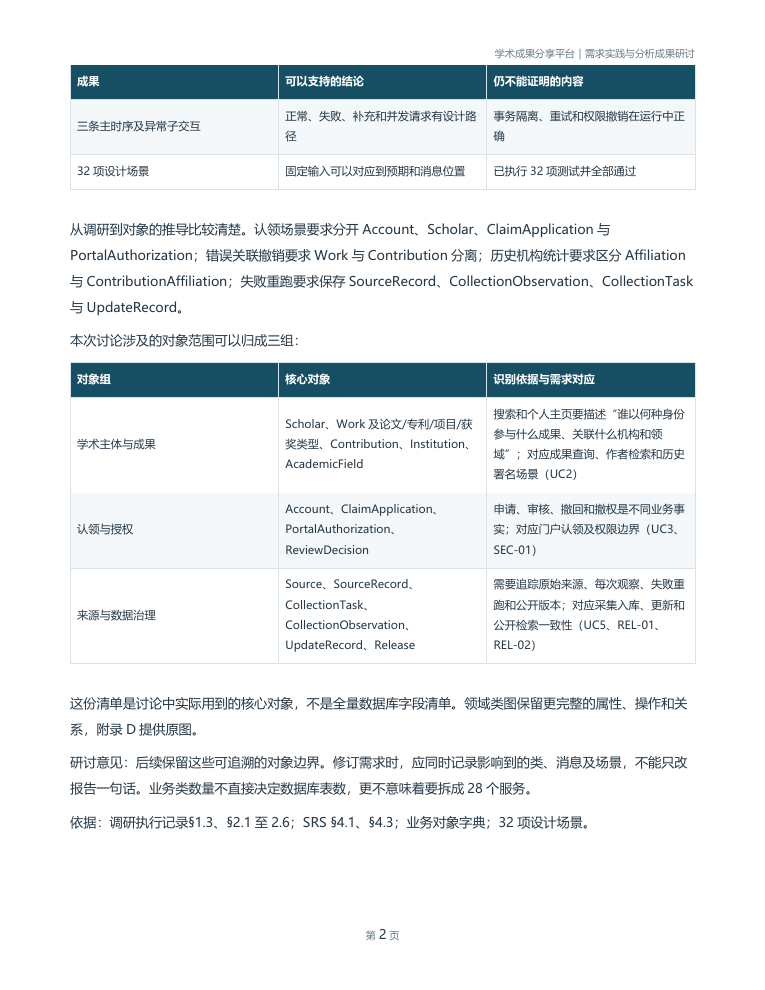
#> input picture .report-build/seminar/page-final-02.png, 765 x 990 px; its folder holds only this picture in this run
$ python contact_final.py
#> lines starting #> are read from the running program, lines starting #| are printed output that depends on the picture
from pathlib import Path
from PIL import Image, ImageDraw
p=Path('.report-build/seminar'); fs=sorted(p.glob('page-final-*.png')); ts=[]
for f in fs:
 im=Image.open(f).convert('RGB'); im.thumbnail((306,396)); c=Image.new('RGB',(320,424),'white'); c.paste(im,((320-im.width)//2,10)); ImageDraw.Draw(c).text((8,402),f.stem,fill='black'); ts.append(c)
#> further down, im is the input picture: PIL image 765x990 RGB; mean R, G, B 233.1, 237.2, 239.1
#> after `im.thumbnail((306, 396))`:
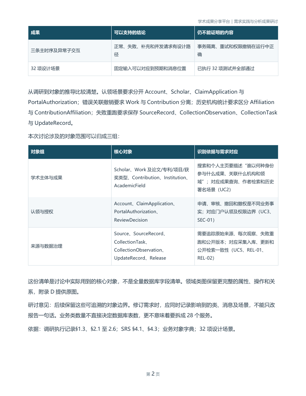
#> im: PIL image 306x396 RGB; mean R, G, B 232.9, 237.1, 239
#> after `c = Image.new('RGB', (320, 424), 'white')`: c: PIL image 320x424 RGB; every value is 255
#> after `c.paste(im, ((320 - im.width) // 2, 10))`:
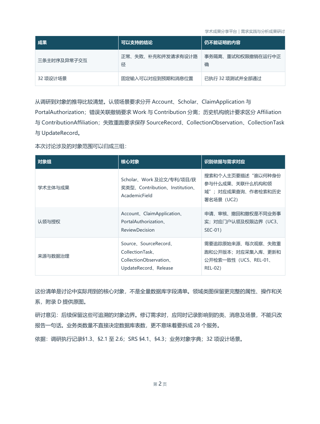
#> c: PIL image 320x424 RGB; mean R, G, B 235.2, 239, 240.7
for batchno,start in enumerate(range(0,len(ts),9),1):
 sh=Image.new('RGB',(960,1272),(220,225,230))
 for j,x in enumerate(ts[start:start+9]): sh.paste(x,((j%3)*320,(j//3)*424))
 sh.save(p/f'contact-final-{batchno}.png')
#> this loop made 1 pass
#> (batchno, start) on pass 1: (1, 0)
#> pass 1, `sh=Image.new('RGB',(960,1272),(220,225,230))`:
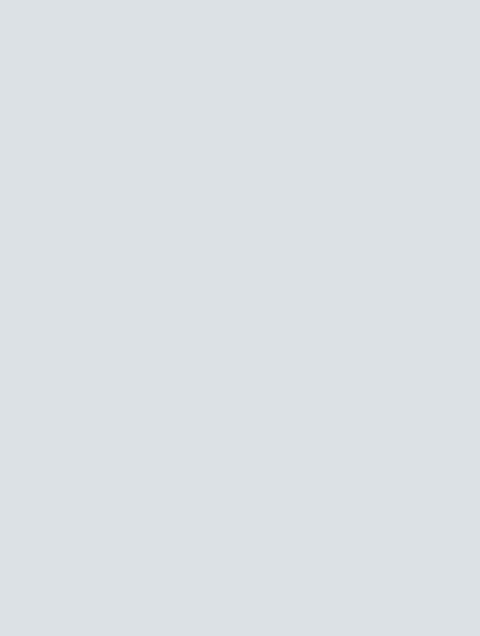
#> sh: PIL image 960x1272 RGB (shown at 1/2 size); mean R, G, B 220, 225, 230
#> pass 1, `sh.save(p/f'contact-final-{batchno}.png')`:
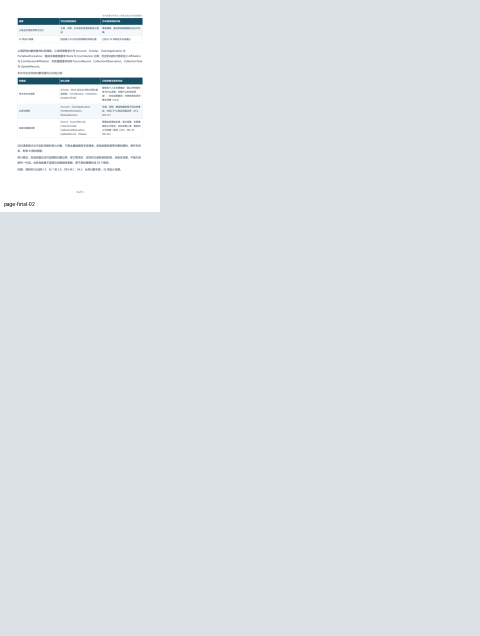
#> saved as contact-final-1.png: PIL image 960x1272 RGB (shown at 1/2 size); mean R, G, B 221.7, 226.5, 231.2
print('pages',len(fs))

$ run again, on .report-build/seminar/page-final-07.png
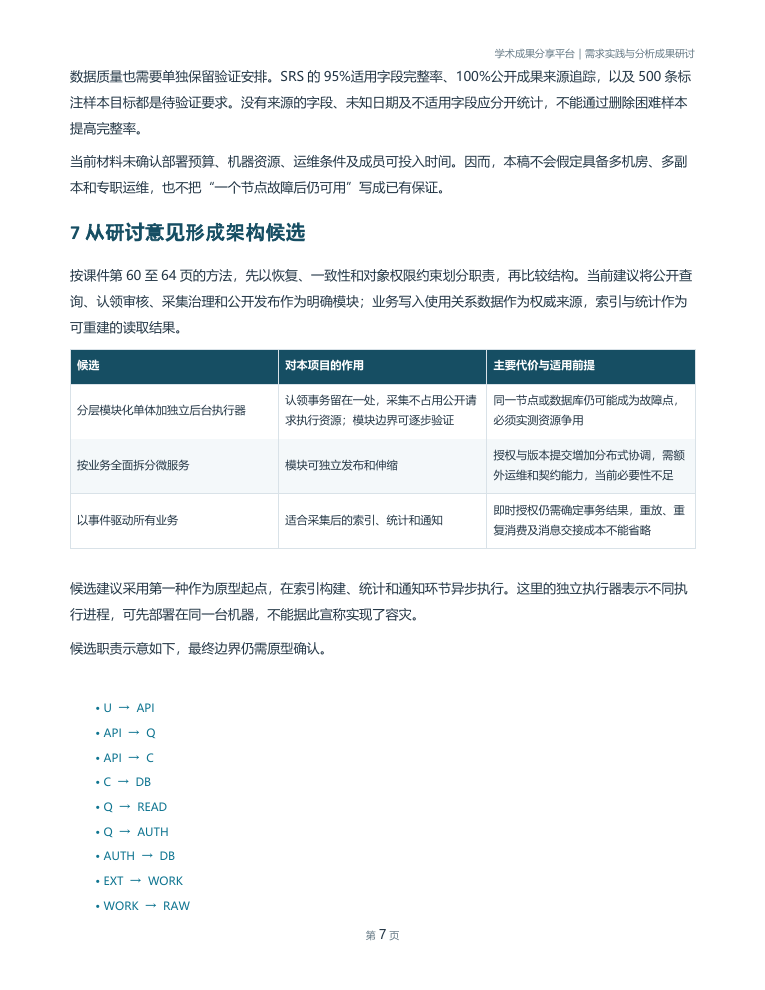
#> input picture .report-build/seminar/page-final-07.png, 765 x 990 px
#> im is the input picture: PIL image 765x990 RGB; mean R, G, B 239.7, 242.4, 243.6
#> im: PIL image 306x396 RGB
#> c: PIL image 320x424 RGB; every value is 255
#> `c.paste(im, ((320 - im.width) // 2, 10))`:
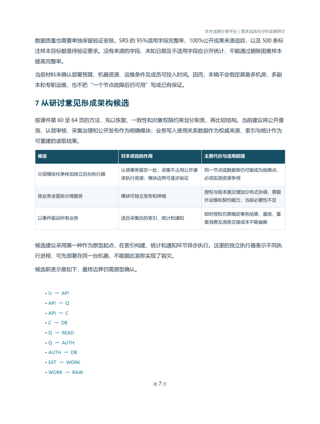
#> c: PIL image 320x424 RGB; mean R, G, B 241.2, 243.6, 244.7
#> the loop `for batchno,start in enumerate(range(0,len(ts),9),1):` made 1 pass
#> (batchno, start) on pass 1: (1, 0)
#> pass 1, `sh.save(p/f'contact-final-{batchno}.png')`:
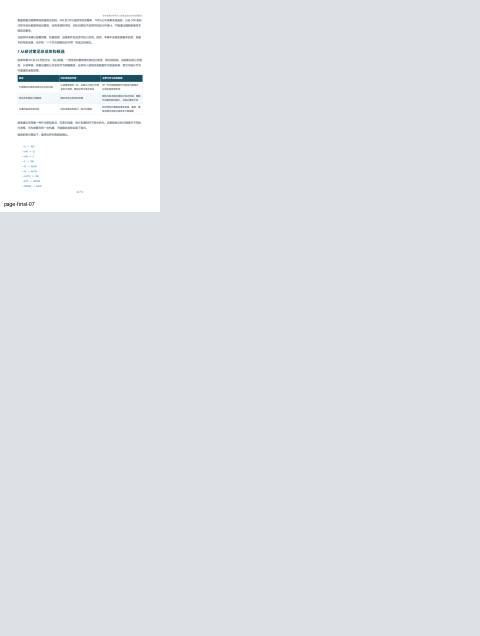
#> saved as contact-final-1.png: PIL image 960x1272 RGB (shown at 1/2 size); mean R, G, B 222.3, 227, 231.6

$ run again, on .report-build/seminar/page-final-08.png
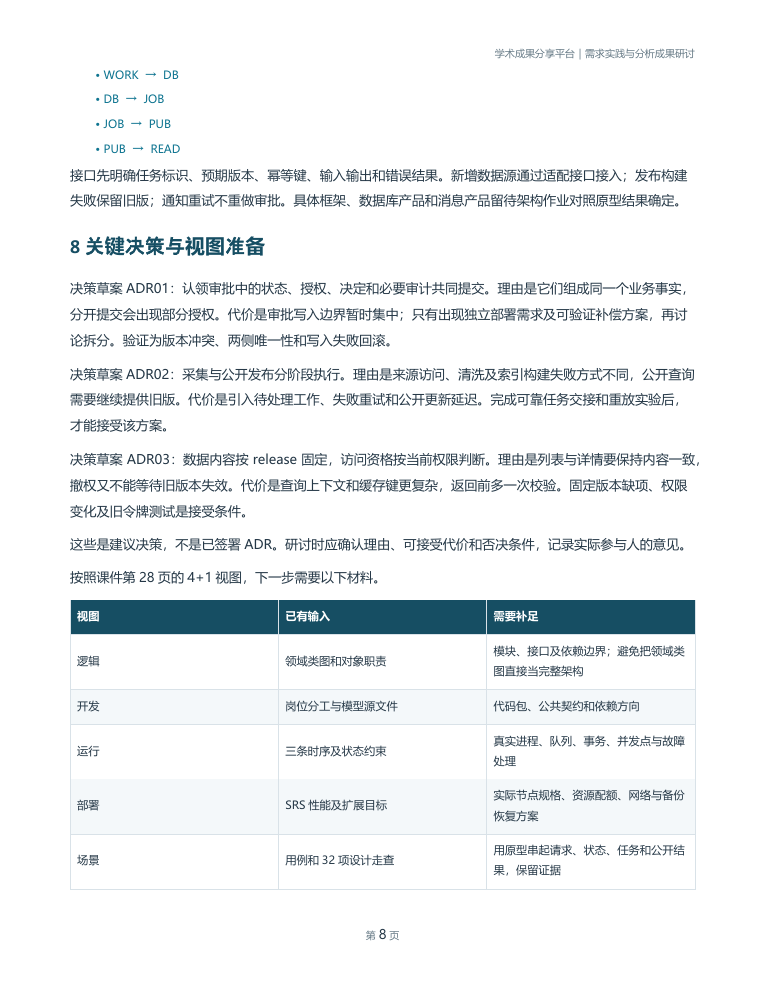
#> input picture .report-build/seminar/page-final-08.png, 765 x 990 px
#> im is the input picture: PIL image 765x990 RGB; mean R, G, B 238, 240.8, 242.2
#> im: PIL image 306x396 RGB
#> c: PIL image 320x424 RGB; every value is 255
#> `c.paste(im, ((320 - im.width) // 2, 10))`:
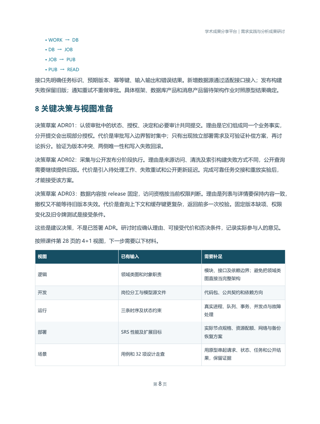
#> c: PIL image 320x424 RGB; mean R, G, B 239.6, 242.1, 243.4
#> the loop `for batchno,start in enumerate(range(0,len(ts),9),1):` made 1 pass
#> (batchno, start) on pass 1: (1, 0)
#> pass 1, `sh.save(p/f'contact-final-{batchno}.png')`:
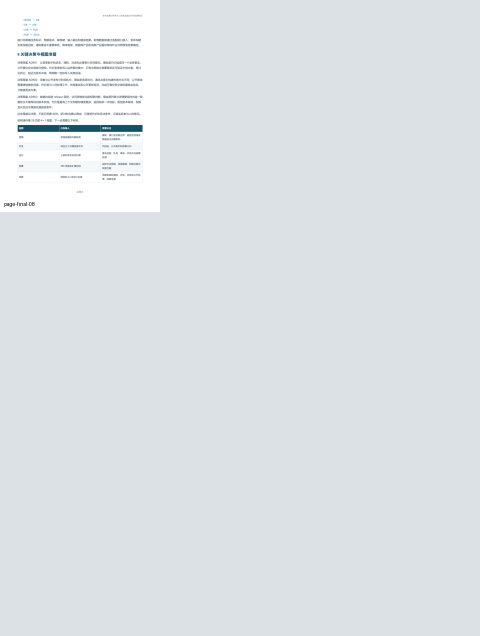
#> saved as contact-final-1.png: PIL image 960x1272 RGB (shown at 1/2 size); mean R, G, B 222.1, 226.9, 231.5

$ run again, on .report-build/seminar/page-final-09.png
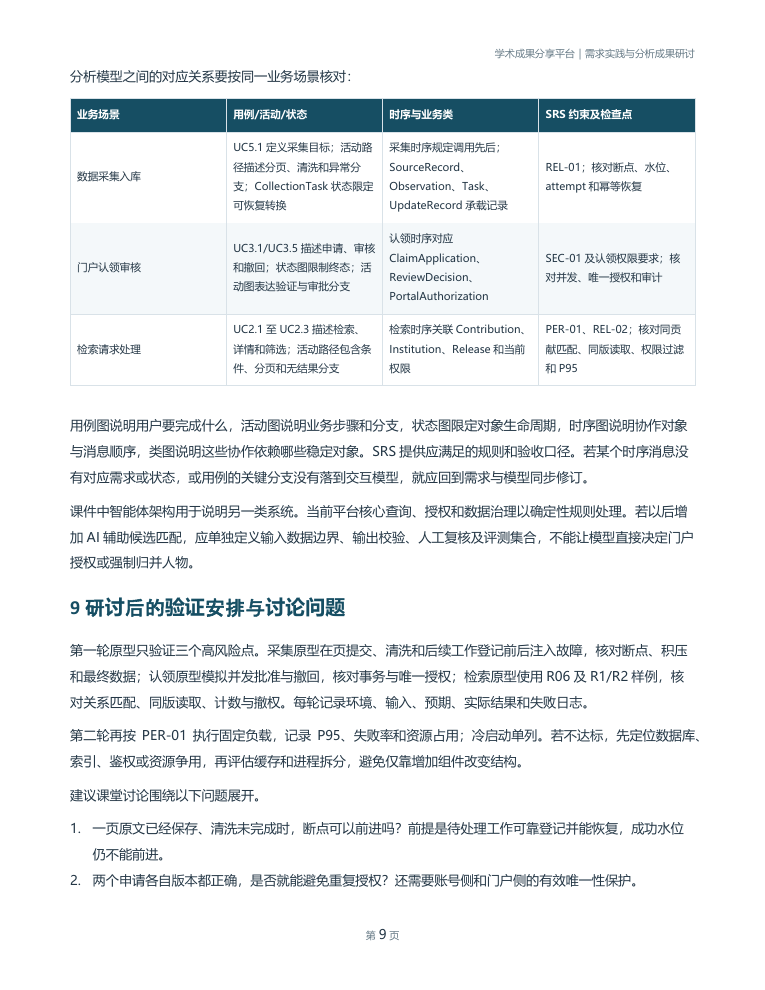
#> input picture .report-build/seminar/page-final-09.png, 765 x 990 px
#> im is the input picture: PIL image 765x990 RGB; mean R, G, B 236.1, 239, 240.5
#> im: PIL image 306x396 RGB
#> c: PIL image 320x424 RGB; every value is 255
#> `c.paste(im, ((320 - im.width) // 2, 10))`:
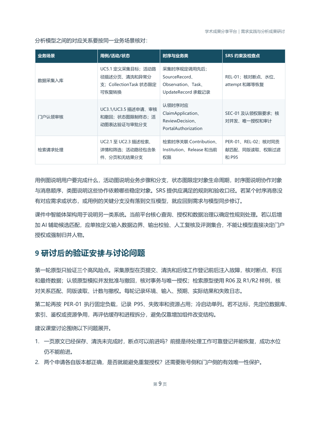
#> c: PIL image 320x424 RGB; mean R, G, B 237.9, 240.5, 241.9
#> the loop `for batchno,start in enumerate(range(0,len(ts),9),1):` made 1 pass
#> (batchno, start) on pass 1: (1, 0)
#> pass 1, `sh.save(p/f'contact-final-{batchno}.png')`:
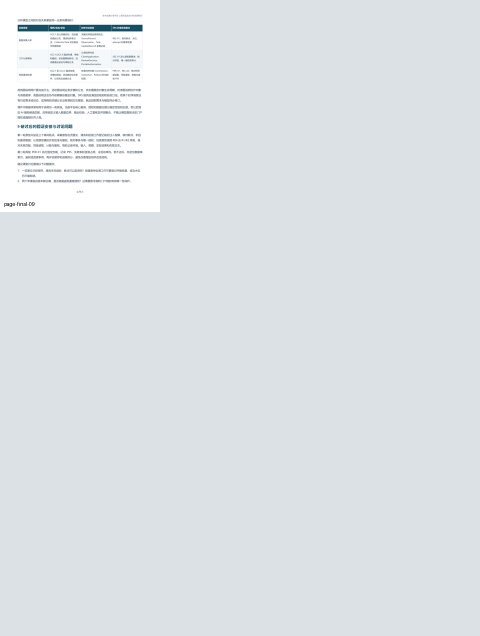
#> saved as contact-final-1.png: PIL image 960x1272 RGB (shown at 1/2 size); mean R, G, B 222, 226.7, 231.3

$ run again, on .report-build/seminar/page-final-03.png
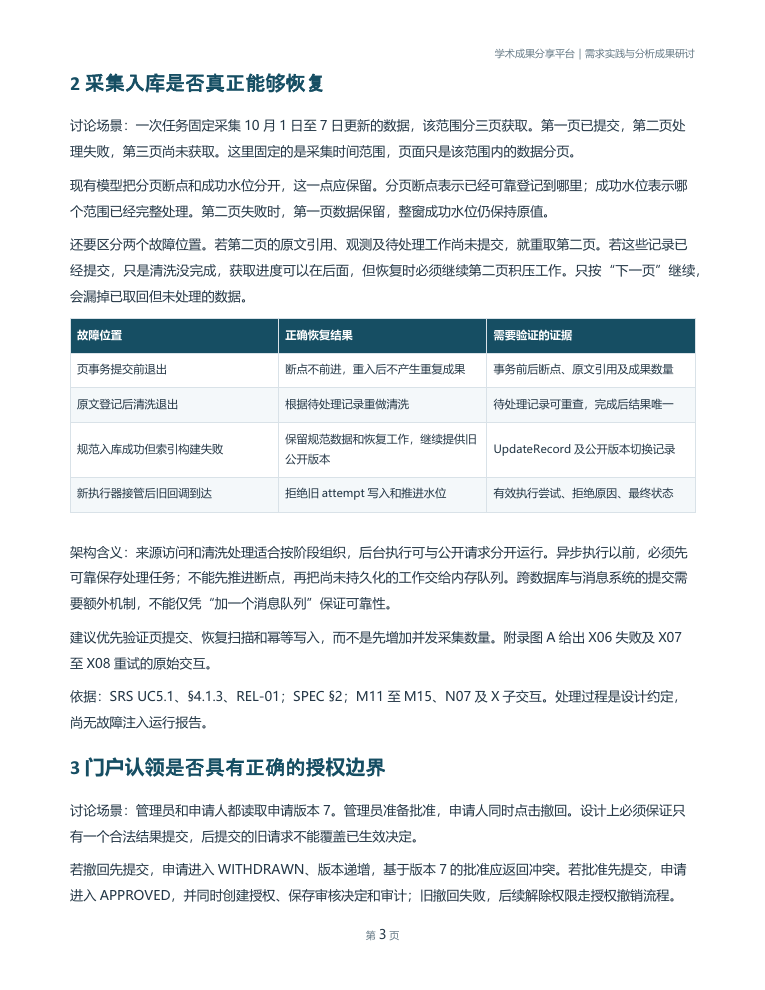
#> input picture .report-build/seminar/page-final-03.png, 765 x 990 px
#> im is the input picture: PIL image 765x990 RGB; mean R, G, B 235, 238.1, 239.8
#> im: PIL image 306x396 RGB
#> c: PIL image 320x424 RGB; every value is 255
#> the loop `for batchno,start in enumerate(range(0,len(ts),9),1):` made 1 pass
#> (batchno, start) on pass 1: (1, 0)
#> pass 1, `sh.save(p/f'contact-final-{batchno}.png')`:
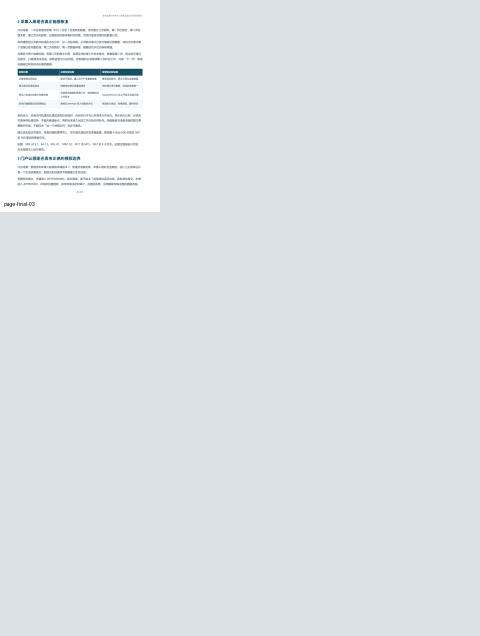
#> saved as contact-final-1.png: PIL image 960x1272 RGB (shown at 1/2 size); mean R, G, B 221.8, 226.6, 231.2
